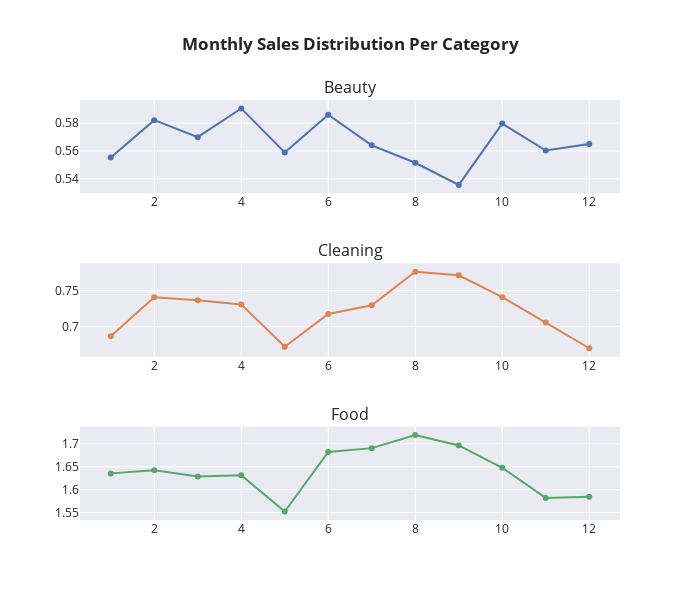

Notebook source saved alongside this figure:
### Markdown cell above
We can observe that the sales trend for each product is erratic and filled with noise. 

In the case of Cleaning_1_431_West_1, the plot shows a lot of randomness with a lot of days where the product was never sold at all. This could imply the product going out of stock but since we have no inventory data available, this hypothesis couldn't be rationalized.

Overall, we see a lot of noise along with a lot of sparse values (Nil Sales) with respect to the sales trend of any product which tells us that using a metric like MAPE during our modelling would not yield the best results.

### Code cell
temp = df.groupby(['category_id','month'])['sold'].mean().reset_index()
fig = make_subplots(rows=3, cols=1, subplot_titles=list(df['category_id'].unique()))

for ix,ele in enumerate(list(df['category_id'].unique()),1):
    x = temp.loc[temp['category_id']==ele]['month']
    y = temp.loc[temp['category_id']==ele]['sold']
    fig.add_trace(
    go.Scatter(x=x, y=y),
    row=ix, col=1
    )

layout = dict(
    title_text = "<b> Monthly Sales Distribution Per Category </b>",
    font=dict(size=12),
    title_x = 0.5)

fig.update_layout(layout,template = 'seaborn',showlegend = False,
                    height=600, width=700)

fig.show()

### Figure 1 — Plotly figure (JSON) as saved in the notebook; plotly's stock layout.template omitted (floating-point values rounded to 4 significant figures)
{"data": [{"type": "scatter", "x": [1, 2, 3, 4, 5, 6, 7, 8, 9, 10, 11, 12], "xaxis": "x", "y": [0.5554, 0.5821, 0.5699, 0.5906, 0.5589, 0.5861, 0.564, 0.5516, 0.5357, 0.5797, 0.5603, 0.565], "yaxis": "y"}, {"type": "scatter", "x": [1, 2, 3, 4, 5, 6, 7, 8, 9, 10, 11, 12], "xaxis": "x2", "y": [0.6867, 0.7408, 0.7367, 0.7309, 0.6722, 0.7176, 0.7297, 0.7761, 0.7712, 0.741, 0.7056, 0.6701], "yaxis": "y2"}, {"type": "scatter", "x": [1, 2, 3, 4, 5, 6, 7, 8, 9, 10, 11, 12], "xaxis": "x3", "y": [1.636, 1.642, 1.629, 1.631, 1.552, 1.682, 1.691, 1.719, 1.697, 1.648, 1.582, 1.585], "yaxis": "y3"}], "layout": {"annotations": [{"font": {"size": 16}, "showarrow": false, "text": "Beauty", "x": 0.5, "xanchor": "center", "xref": "paper", "y": 1, "yanchor": "bottom", "yref": "paper"}, {"font": {"size": 16}, "showarrow": false, "text": "Cleaning", "x": 0.5, "xanchor": "center", "xref": "paper", "y": 0.6111, "yanchor": "bottom", "yref": "paper"}, {"font": {"size": 16}, "showarrow": false, "text": "Food", "x": 0.5, "xanchor": "center", "xref": "paper", "y": 0.2222, "yanchor": "bottom", "yref": "paper"}], "font": {"size": 12}, "height": 600, "showlegend": false, "title": {"text": "<b> Monthly Sales Distribution Per Category </b>", "x": 0.5}, "width": 700, "xaxis": {"anchor": "y", "domain": [0, 1]}, "xaxis2": {"anchor": "y2", "domain": [0, 1]}, "xaxis3": {"anchor": "y3", "domain": [0, 1]}, "yaxis": {"anchor": "x", "domain": [0.7778, 1]}, "yaxis2": {"anchor": "x2", "domain": [0.3889, 0.6111]}, "yaxis3": {"anchor": "x3", "domain": [0, 0.2222]}}}
